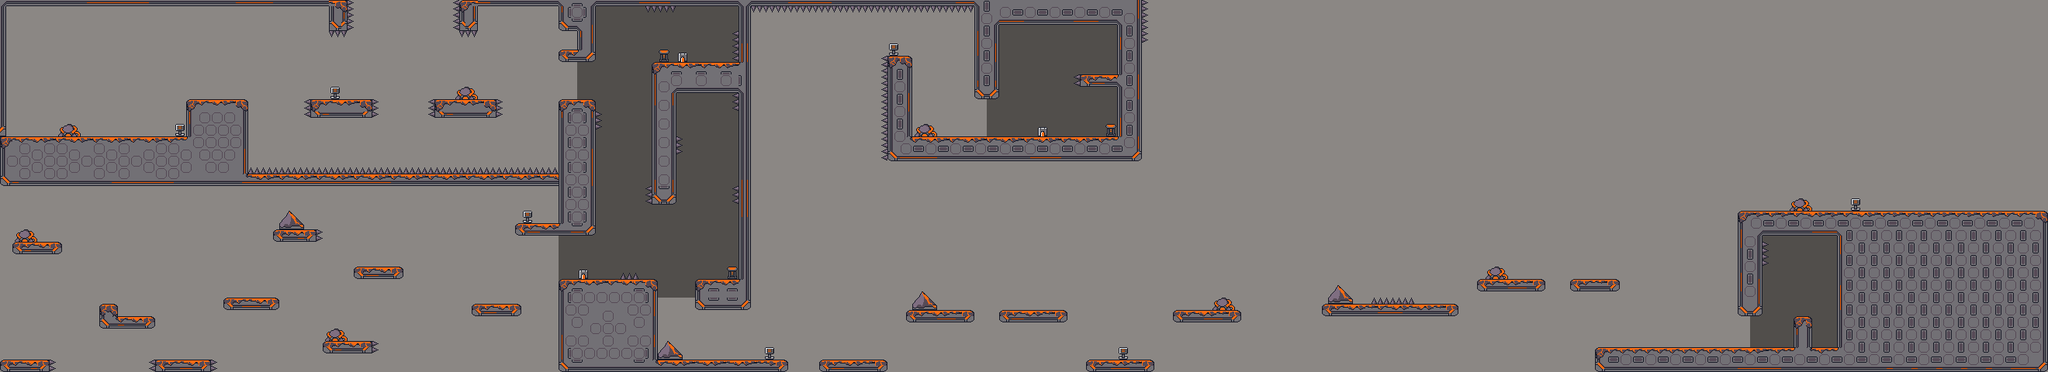

Rendered tile map (Tiled .tmx) drawn with the repository's tilesets; below, a short description and the map source with its tile grids summarised:
An orthogonal 330x60 tile map with 8x8 px tiles, 1 tile layer (gfx), 2 hidden layers not drawn and 43 objects (24x Enemy, 13x Item, 3x Door, Spawn, Switch, ...).

<map version="1.10" tiledversion="1.10.2" orientation="orthogonal" renderorder="right-down" width="330" height="60" tilewidth="8" tileheight="8" infinite="0" nextlayerid="5" nextobjectid="99">
 <tileset firstgid="1" source="volcano.tsx" />
 <layer id="1" name="gfx" width="330" height="60">
  <data>[19800 cells, 19800 non-empty, 92 distinct tile ids]</data>
 </layer>
 <layer id="2" name="walls" width="330" height="60" visible="0">
  <data>[19800 cells, 3445 non-empty, 1 distinct tile ids]</data>
 </layer>
 <layer id="3" name="spikes" width="330" height="60" visible="0">
  <data>[19800 cells, 189 non-empty, 1 distinct tile ids]</data>
 </layer>
 <objectgroup id="4" name="objs">
  <object id="3" name="Spawn" x="208" y="144">
   <point />
  </object>
  <object id="5" name="Switch" type="Switch" x="732" y="52">
   <properties>
    <property name="event_id" type="int" value="1" />
   </properties>
   <point />
  </object>
  <object id="7" name="DoorV" type="Door" x="744" y="104">
   <properties>
    <property name="locked" type="bool" value="true" />
   </properties>
   <point />
  </object>
  <object id="11" name="DoorH" type="Door" x="872" y="384">
   <properties>
    <property name="locked" type="bool" value="false" />
   </properties>
   <point />
  </object>
  <object id="16" name="CatNpc" type="Npc" x="240" y="456">
   <properties>
    <property name="dialogue_id" type="int" value="0" />
   </properties>
   <point />
  </object>
  <object id="20" name="FlameboiMiniboss" type="Enemy" x="2352" y="432">
   <properties>
    <property name="flags" type="int" value="2" />
    <property name="health" type="int" value="5" />
    <property name="strength" type="int" value="5" />
   </properties>
   <point />
  </object>
  <object id="28" name="Key" type="Item" x="446.157" y="318.488">
   <point />
  </object>
  <object id="34" name="BlobMiniboss" type="Enemy" x="1424" y="80">
   <properties>
    <property name="health" type="int" value="5" />
    <property name="strength" type="int" value="5" />
    <property name="walk" value="L60,P120,R60,P120" />
   </properties>
   <point />
  </object>
  <object id="35" name="Blob" type="Enemy" x="64" y="160">
   <properties>
    <property name="walk" value="R240,L240" />
   </properties>
   <point />
  </object>
  <object id="37" name="Flameboi" type="Enemy" x="464" y="112">
   <properties>
    <property name="walk" value="R120,L120" />
   </properties>
   <point />
  </object>
  <object id="38" name="HealthItem" type="Item" x="920" y="64">
   <point />
  </object>
  <object id="39" name="Blob" type="Enemy" x="296" y="112">
   <properties>
    <property name="walk" value="L120,R120" />
   </properties>
   <point />
  </object>
  <object id="42" name="Battery" type="Item" x="704" y="272">
   <point />
  </object>
  <object id="46" name="Doublejump" type="Item" x="912" y="152">
   <point />
  </object>
  <object id="47" name="Dash" type="Item" x="24" y="160">
   <point />
  </object>
  <object id="49" name="Walljump" type="Item" x="16" y="448">
   <point />
  </object>
  <object id="54" name="Airdash" type="Item" x="520" y="8">
   <point />
  </object>
  <object id="57" name="Flameboi" type="Enemy" x="576" y="112">
   <properties>
    <property name="walk" value="L120,R120" />
   </properties>
   <point />
  </object>
  <object id="58" name="HealthItem" type="Item" x="448" y="424">
   <point />
  </object>
  <object id="59" name="Flameboi" type="Enemy" x="200" y="280">
   <properties>
    <property name="walk" value="R120,L120" />
   </properties>
   <point />
  </object>
  <object id="62" name="Flameboi" type="Enemy" x="512" y="328">
   <properties>
    <property name="walk" value="L120,R120" />
   </properties>
   <point />
  </object>
  <object id="64" name="Blob" type="Enemy" x="56" y="448">
   <properties>
    <property name="walk" value="L120,R120" />
   </properties>
   <point />
  </object>
  <object id="65" name="Blob" type="Enemy" x="664" y="376">
   <properties>
    <property name="walk" value="L120,R120" />
   </properties>
   <point />
  </object>
  <object id="66" name="Blob" type="Enemy" x="176" y="392">
   <point />
  </object>
  <object id="67" name="HealthItem" type="Item" x="48" y="296">
   <point />
  </object>
  <object id="68" name="Blob" type="Enemy" x="304" y="368">
   <properties>
    <property name="walk" value="R120,L120" />
   </properties>
   <point />
  </object>
  <object id="69" name="DoorV" type="Door" x="1272" y="152">
   <properties>
    <property name="locked" type="bool" value="false" />
   </properties>
   <point />
  </object>
  <object id="70" name="Blob" type="Enemy" x="1400" y="160">
   <properties>
    <property name="walk" value="L120,R120" />
   </properties>
   <point />
  </object>
  <object id="71" name="Blob" type="Enemy" x="1320" y="160">
   <properties>
    <property name="walk" value="R120,L120" />
   </properties>
   <point />
  </object>
  <object id="72" name="Flameboi" type="Enemy" x="1336" y="104">
   <point />
  </object>
  <object id="75" name="Flameboi" type="Enemy" x="2292" y="392">
   <point />
  </object>
  <object id="77" name="Battery" type="Item" x="1272" y="448">
   <point />
  </object>
  <object id="79" name="HealthItem" type="Item" x="1560" y="368">
   <point />
  </object>
  <object id="80" name="HealthItem" type="Item" x="1952" y="320">
   <point />
  </object>
  <object id="81" name="HealthItem" type="Item" x="2368" y="248">
   <point />
  </object>
  <object id="82" name="Blob" type="Enemy" x="1136" y="448">
   <properties>
    <property name="walk" value="L120,R120" />
   </properties>
   <point />
  </object>
  <object id="83" name="Blob" type="Enemy" x="1360" y="384">
   <properties>
    <property name="walk" value="L120,R120" />
   </properties>
   <point />
  </object>
  <object id="84" name="Blob" type="Enemy" x="1736" y="376">
   <point />
  </object>
  <object id="85" name="Blob" type="Enemy" x="2040" y="344">
   <properties>
    <property name="walk" value="R120,L120" />
   </properties>
   <point />
  </object>
  <object id="86" name="Flameboi" type="Enemy" x="1240" y="384">
   <properties>
    <property name="walk" value="L120,R120" />
   </properties>
   <point />
  </object>
  <object id="87" name="Flameboi" type="Enemy" x="1416" y="448">
   <properties>
    <property name="walk" value="R120,L120" />
   </properties>
   <point />
  </object>
  <object id="88" name="Flameboi" type="Enemy" x="1856" y="376">
   <point />
  </object>
  <object id="12" name="Spikey" type="Enemy" x="2256" y="428">
   <properties>
    <property name="invulnerable" type="bool" value="true" />
   </properties>
   <point />
  </object>
 </objectgroup>
</map>
